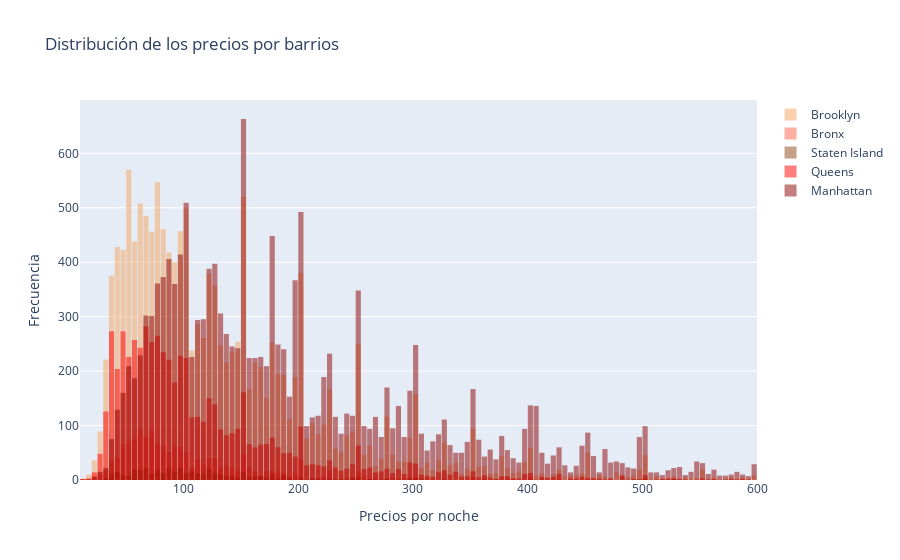

This figure's notebook cell:
### Code cell
# distribucion de precios (histograma) apilado por barrios

data = [
    go.Histogram(
        x = listings_reduced_df[(listings_reduced_df["price"]<1000) & (listings_reduced_df["price"]>=10) & (listings_reduced_df["neighbourhood_group_cleansed"] == "Brooklyn")]['price'],
        marker_color = "sandybrown",
        xbins=dict(
            start= 0,
            end= 600,
            size=5
        ),
        opacity=0.5,
        name = "Brooklyn"
    ),
    go.Histogram(
        x = listings_reduced_df[(listings_reduced_df["price"]<1000) & (listings_reduced_df["price"]>=10) & (listings_reduced_df["neighbourhood_group_cleansed"] == "Bronx")]['price'],
        marker_color = "tomato",
        xbins=dict(
            start= 0,
            end= 600,
            size=5
        ),
        opacity=0.5,
        name = "Bronx"
    ),
    go.Histogram(
        x = listings_reduced_df[(listings_reduced_df["price"]<1000) & (listings_reduced_df["price"]>=10) & (listings_reduced_df["neighbourhood_group_cleansed"] == "Staten Island")]['price'],
        marker_color = "saddlebrown",
        xbins=dict(
            start= 0,
            end= 600,
            size=5
        ),
        opacity=0.5,
        name = "Staten Island"
    ),
    go.Histogram(
        x = listings_reduced_df[(listings_reduced_df["price"]<1000) & (listings_reduced_df["price"]>=10) & (listings_reduced_df["neighbourhood_group_cleansed"] == "Queens")]['price'],
        marker_color = "red",
        xbins=dict(
            start= 0,
            end= 600,
            size=5
        ),
        opacity=0.5,
        name = "Queens"
    ),
    go.Histogram(
        x = listings_reduced_df[(listings_reduced_df["price"]<1000) & (listings_reduced_df["price"]>=10) & (listings_reduced_df["neighbourhood_group_cleansed"] == "Manhattan")]['price'],
        marker_color = "darkred",
        xbins=dict(
            start= 0,
            end= 600,
            size=5
        ),
        opacity=0.5,
        name = "Manhattan"
    )
]

layout = go.Layout(title = "Distribución de los precios por barrios", xaxis_title = "Precios por noche", yaxis_title = "Frecuencia",
                   barmode = "overlay", bargap = 0.1)

fig = go.Figure(data = data, layout = layout)

fig.show()

### Figure 1 — Plotly figure (JSON) as saved in the notebook; plotly's stock layout.template omitted (floating-point values rounded to 4 significant figures; data arrays with more than 128 entries replaced by an {"elided": "..."} marker saying what was removed)
{"data": [{"marker": {"color": "sandybrown"}, "name": "Brooklyn", "opacity": 0.5, "type": "histogram", "x": {"elided": "14745 int values"}, "xbins": {"end": 600, "size": 5, "start": 0}}, {"marker": {"color": "tomato"}, "name": "Bronx", "opacity": 0.5, "type": "histogram", "x": {"elided": "1562 int values"}, "xbins": {"end": 600, "size": 5, "start": 0}}, {"marker": {"color": "saddlebrown"}, "name": "Staten Island", "opacity": 0.5, "type": "histogram", "x": {"elided": "443 int values"}, "xbins": {"end": 600, "size": 5, "start": 0}}, {"marker": {"color": "red"}, "name": "Queens", "opacity": 0.5, "type": "histogram", "x": {"elided": "6153 int values"}, "xbins": {"end": 600, "size": 5, "start": 0}}, {"marker": {"color": "darkred"}, "name": "Manhattan", "opacity": 0.5, "type": "histogram", "x": {"elided": "16404 float values"}, "xbins": {"end": 600, "size": 5, "start": 0}}], "layout": {"bargap": 0.1, "barmode": "overlay", "title": {"text": "Distribución de los precios por barrios"}, "xaxis": {"title": {"text": "Precios por noche"}}, "yaxis": {"title": {"text": "Frecuencia"}}}}
